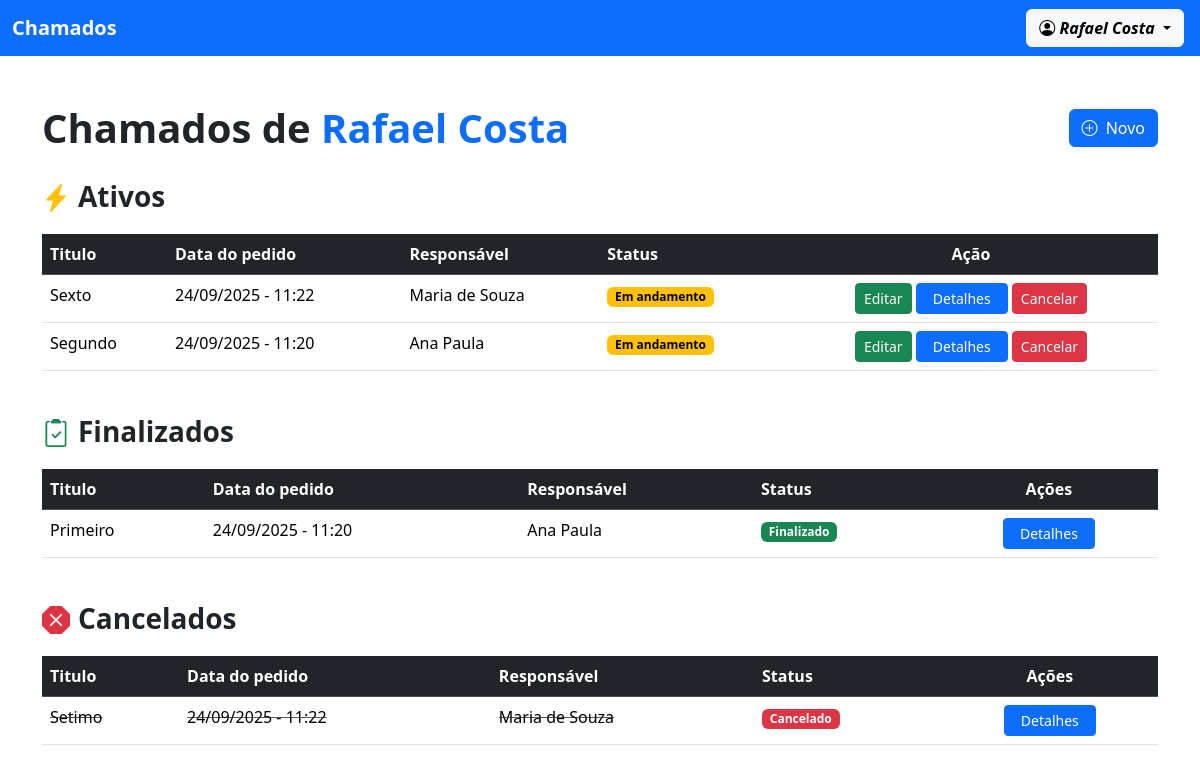
The page / (signed in) on the database its author committed.
### usuario/models.py (models this page shows)
class Perfil(models.Model):
    user = models.OneToOneField(User, on_delete=models.CASCADE)
    nome_completo = models.CharField(max_length=255)
    adm = models.BooleanField(default=False)
    def __str__(self):
        return f"{self.nome_completo}"
    class Meta:
        ordering = ["nome_completo"]

### chamado/models.py (models this page shows, shortened)
class Chamado(models.Model):
    STATUS = (
        ('nao_iniciado', 'Não iniciado'),
        ('em_andamento', 'Em andamento'),
        ('finalizado', 'Finalizado'),
        ('cancelado', 'Cancelado'),
    )
    titulo = models.CharField(max_length=255)
    data = models.DateTimeField()
    status = models.CharField(max_length=20, choices=STATUS, default="nao_iniciado")
    descricao = models.TextField()
    autor = models.ForeignKey(Perfil, on_delete=models.CASCADE, related_name='autor')
    responsavel = models.ForeignKey(Perfil, on_delete=models.CASCADE, related_name='responsavel')
    class Meta:
        ordering = ["-data"]

### chamado/views.py (the view)
# urls.py: path('', views.ver_meus_chamados, name="ver_meus_chamados"),
@login_required(login_url='/usuario/login/')
def ver_meus_chamados(request):
    perfil = get_object_or_404(Perfil, user=request.user)
    chamado = Chamado.objects.filter(autor=perfil)
    ativos = chamado.exclude(status__in=['cancelado', 'finalizado']).count()
    finalizados = chamado.filter(status='finalizado').count()
    cancelados = chamado.filter(status='cancelado').count()
    return render(request, 'ver_meus_chamados.html', {'perfil': perfil,
                                                      'chamados':chamado,
                                                      'qtd_ativos': ativos,
                                                      'qtd_finalizados': finalizados,
                                                      'qtd_cancelados': cancelados})

### chamado/templates/ver_meus_chamados.html (shortened to what this page needs)
{% extends "modelo.html" %}
{% block content %}
<div class="d-flex justify-content-between align-items-center mb-4">
    <h1 class="fw-bold mb-0">Chamados de <span class="text-primary">{{ perfil.nome_completo }}</span></h1>
    <a href="{% url 'fazer_chamado' %}" class="btn btn-primary">
        <i class="bi bi-plus-circle me-1"></i>
        Novo
    </a>
</div>
{% if qtd_ativos or qtd_cancelados or qtd_finalizados%}
    {% if qtd_ativos %}
        <div class="d-flex align-items-center mb-3">
            <i class="bi bi-lightning-charge-fill me-2 fs-3 text-warning"></i>
            <h3 class="fw-bold mb-0">Ativos</h3>
        </div>
        <table class="table table-hover">
            <thead class="table-dark">
                <tr>
                    <th>Titulo</th>
                    <th>Data do pedido</th>
                    <th>Responsável</th>
                    <th>Status</th>
                    <th class="text-center">Ação</th>
                </tr>
            </thead>
            <tbody>
                {% for i in chamados %}
                    {% if i.status != 'finalizado' and i.status != 'cancelado' %}
                        <tr>
                            <td>{{i.titulo}}</td>
                            <td>{{i.data|date:'d/m/Y - H:i'}}</td>
                            <td>{{i.responsavel}}</td>
                            <td>
                                {% if i.status == 'em_andamento' %}
                                    <span class="badge bg-warning text-black">{{ i.get_status_display }}</span>
                                {% else %}
                                    <span class="badge bg-secondary">{{ i.get_status_display }}</span>
                                {% endif %}
                            </td>
                            <td class="text-center">
                                <a href="{% url 'editar_chamado' i.id %}" class="btn btn-sm btn-success">Editar</a>
                                <a href="{% url 'ver_detalhes' i.id%}" class="btn btn-sm btn-primary px-3">Detalhes</a>
                                <form action="{% url 'cancelar_chamado' i.id %}" method="post" class="d-inline"
                                    onsubmit="return confirmarCancelar('{{ i.titulo}}');">{% csrf_token %}
                                    <button type="submit" class="btn btn-sm btn-danger">Cancelar</button>
                                </form>
                            </td>
                        </tr>
                    {% endif %}
                {% endfor %}
            </tbody>
        </table>
    {% endif %}
    {% if qtd_finalizados != 0 %}
        <br>
        <div class="d-flex align-items-center mb-3">
            <i class="bi bi-clipboard2-check me-2 fs-3 text-success"></i>
            <h3 class="fw-bold mb-0">Finalizados</h3>
        </div>
        <table class="table table-hover">
            <thead class="table-dark">
                <tr>
                    <th>Titulo</th>
                    <th>Data do pedido</th>
                    <th>Responsável</th>
                    <th>Status</th>
                    <th class="text-center">Ações</th>
                </tr>
            </thead>
            <tbody>
                {% for i in chamados %}
                    {% if i.status == 'finalizado' %}
                        <tr>
                            <td>{{i.titulo}}</td>
                            <td>{{i.data|date:'d/m/Y - H:i'}}</td>
                            <td>{{i.responsavel}}</td>
                            <td><span class="badge bg-success">{{ i.get_status_display }}</span></td>
                            <td class="text-center">
                                <a href="{% url 'ver_detalhes' i.id%}" class="btn btn-sm btn-primary px-3">Detalhes</a>
                            </td>
                        </tr>
                    {% endif %}
                {% endfor %}
            </tbody>
        </table>
    {% endif %}
    {% if qtd_cancelados != 0 %}
        <br>
        <div class="d-flex align-items-center mb-3">
            <i class="bi bi-x-octagon-fill me-2 fs-3 text-danger"></i>
            <h3 class="fw-bold mb-0">Cancelados</h3>
        </div>
        <table class="table table-hover">
            <thead class="table-dark">
                <tr>
                    <th>Titulo</th>
                    <th>Data do pedido</th>
                    <th>Responsável</th>
                    <th>Status</th>
                    <th class="text-center">Ações</th>
                </tr>
            </thead>
            <tbody>
                {% for i in chamados %}
                    {% if i.status == 'cancelado' %}
                        <tr class="text-decoration-line-through text-muted">
                            <td>{{i.titulo}}</td>
                            <td>{{i.data|date:'d/m/Y - H:i'}}</td>
                            <td>{{i.responsavel}}</td>
                            <td><span class="badge bg-danger">{{ i.get_status_display }}</span></td>
                            <td class="text-center">
                                <a href="{% url 'ver_detalhes' i.id%}" class="btn btn-sm btn-primary px-3">Detalhes</a>
                            </td>
                        </tr>
                    {% endif %}
                {% endfor %}
            </tbody>
        </table>
    {% endif %}
{% endif %}
{% endblock %}

### templates/modelo.html (shortened to what this page needs)
<!doctype html>
<html lang="en">
<head>
    <link href="https://cdn.jsdelivr.net/npm/bootstrap@5.3.8/dist/css/bootstrap.min.css" rel="stylesheet"
>
    <link href="https://cdn.jsdelivr.net/npm/bootstrap-icons@1.11.3/font/bootstrap-icons.css" rel="stylesheet">
</head>
<body>
    <header>
        <nav class="navbar bg-primary">
            <div class="container-fluid">
                {% if request.user.perfil.adm %}
                <a href="{% url 'ver_chamados' %}" class="navbar-brand fw-bold text-white">
                    Chamados - Usuario Master
                </a>
                {% else %}
                <a href="{% url 'ver_meus_chamados' %}" class="navbar-brand fw-bold text-white">
                    Chamados
                </a>
                {% endif %}
                <div class="d-flex">
                    {% if request.user.is_authenticated %}
                    <div class="dropdown">
                        <button class="btn btn-light fw-bold dropdown-toggle me-1" type="button"
                            data-bs-toggle="dropdown" aria-expanded="false">
                            <i class="bi bi-person-circle"> {{ request.user.perfil }}</i>
                        </button>
                    </div>
                    {% endif %}
                </div>
            </div>
        </nav>
    </header>
    <main>
        <div class="container">
            <br><br>
            {% block content %}{% endblock %}
        </div>
    </main>
</body>
</html>

### rows shown on the page
Perfil: nome_completo "Rafael Costa"
Chamado: titulo "Sexto", data "24/09/2025 - 11:22", responsavel "Maria de Souza", status "Em andamento"
Chamado: titulo "Segundo", data "24/09/2025 - 11:20", responsavel "Ana Paula", status "Em andamento"
Chamado: titulo "Primeiro", data "24/09/2025 - 11:20", responsavel "Ana Paula", status "Finalizado"
Chamado: titulo "Setimo", data "24/09/2025 - 11:22", responsavel "Maria de Souza", status "Cancelado"

### other values the page prints
{{ request.user.perfil }} "Rafael Costa"
